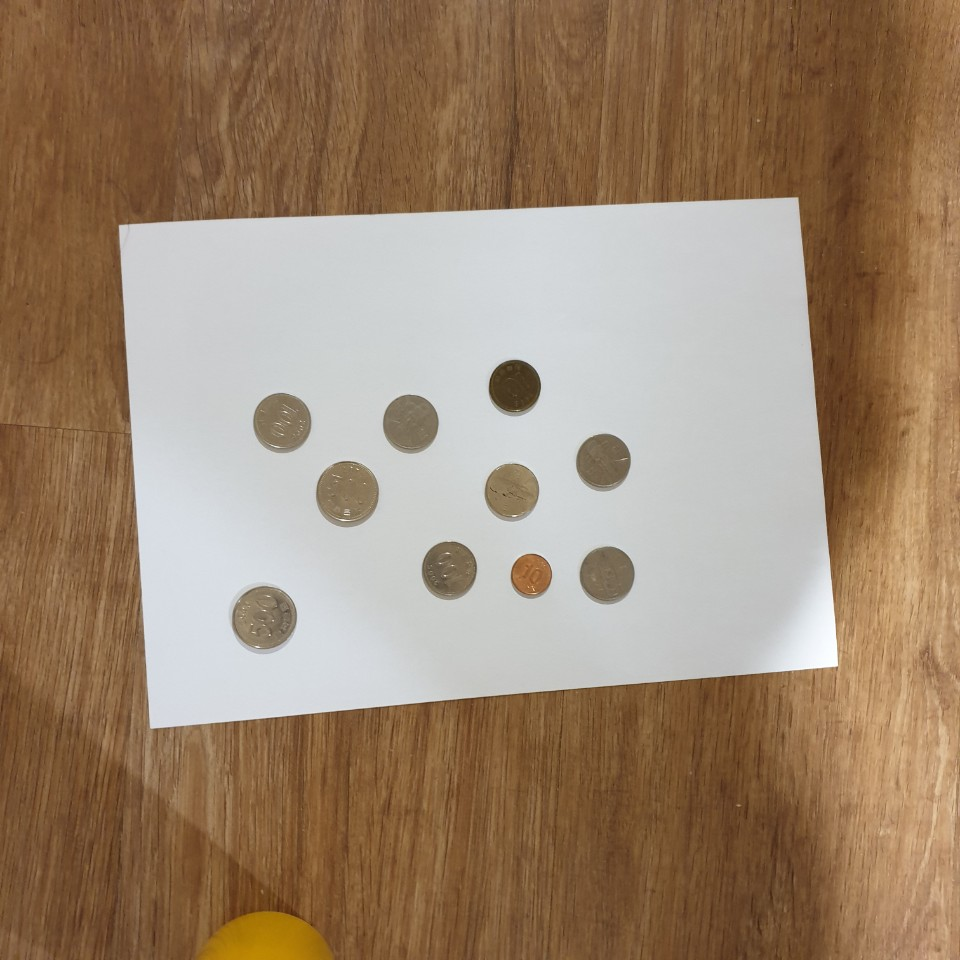
#> input picture images/money.jpg, 960 x 960 px
$ jupyter execute --allow-errors Final_01.ipynb   (older library calls are emulated)
#> lines starting #> are read from the running program, lines starting #| are printed output that depends on the picture; after the words box and inside, x2 and y2 are one past the last pixel; in counts of white or black regions, pixels touching at a corner belong together; long printed decimals are rounded
[cell 1]
import numpy as np
import cv2
from matplotlib import pyplot as plt

img = cv2.imread('./images/money.jpg')
#> img is the input picture: shape (960, 960, 3); mean B, G, R 110.7, 133.5, 156.5
img_ori = img.copy()
img_gray = cv2.cvtColor(img,cv2.COLOR_BGR2GRAY)
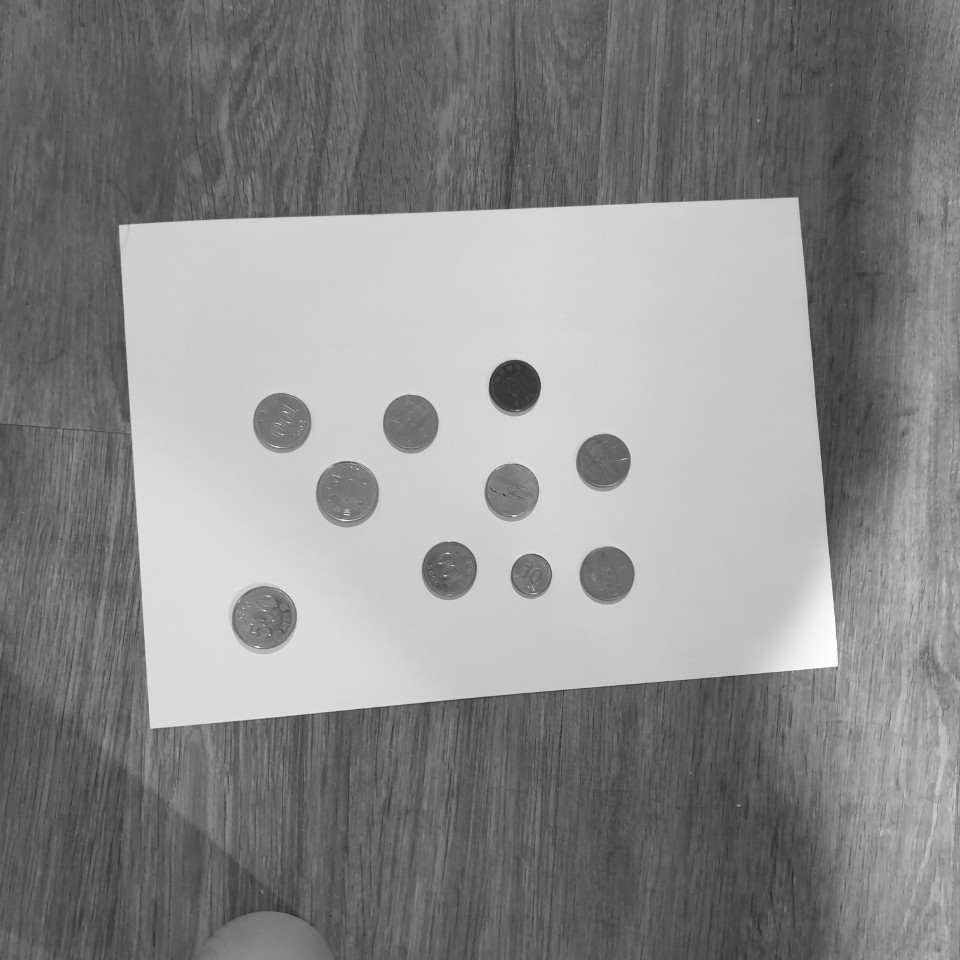
#> img_gray: shape (960, 960); min 41, max 255, mean 137.8

# Blurring

dst = cv2.bilateralFilter(img_gray, 10, 100, 100) # Bilateral Filtering
dst1 = cv2.GaussianBlur(dst, (5,5), 0)       # GaussianBlur
dst2 = cv2.medianBlur(dst1, 9)                # Median Blur


plt.figure(figsize=(12,12))
plt.subplot(121), plt.imshow(img_gray, cmap='gray'), plt.title('Gray Image'), plt.axis('off')
plt.subplot(122), plt.imshow(dst2, cmap='gray'), plt.title('Blurred Image'), plt.axis('off')
plt.show()
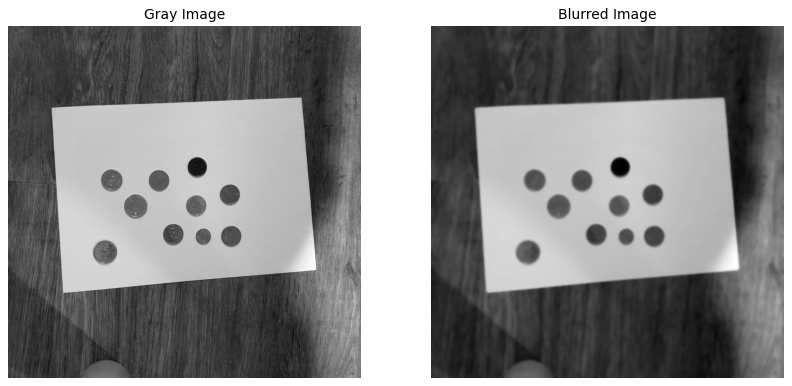
#> figure drawn by matplotlib, 2 panels

[cell 2]
binary_img = cv2.adaptiveThreshold(dst2, 255, cv2.ADAPTIVE_THRESH_GAUSSIAN_C, cv2.THRESH_BINARY_INV, 33, 5)
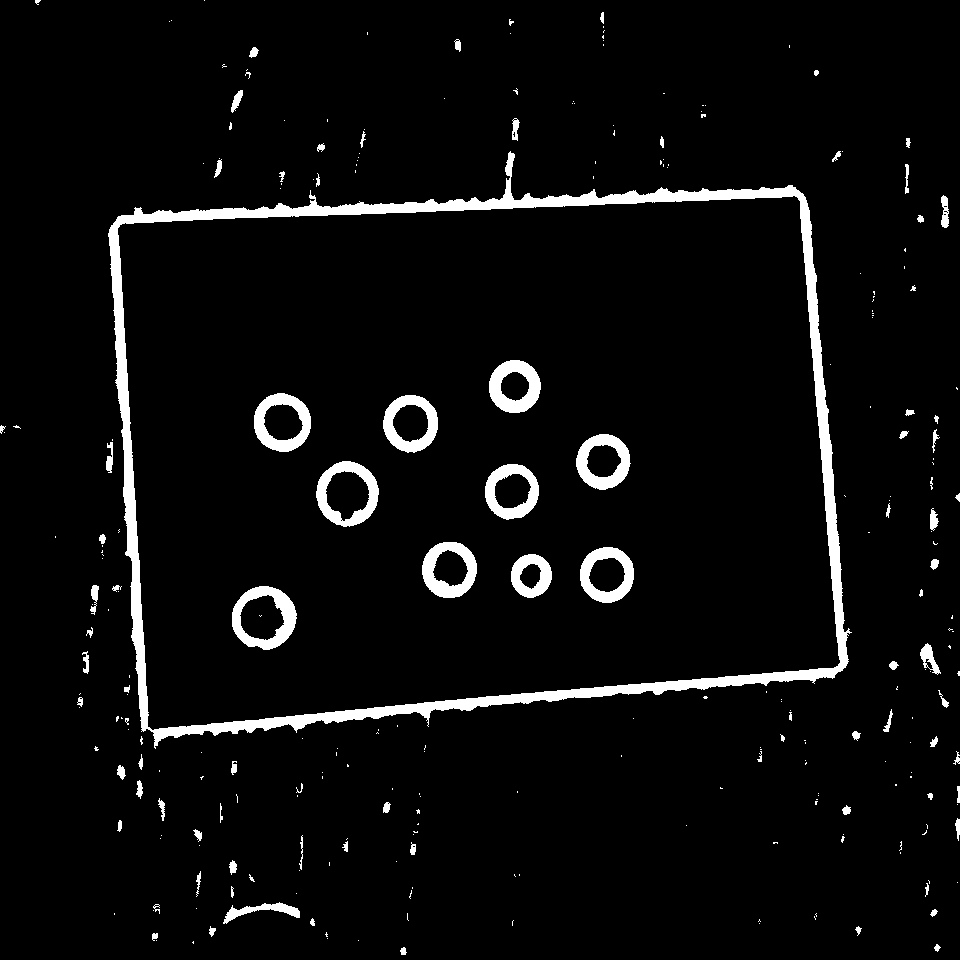
#> binary_img: shape (960, 960); 4.8% white; 276 white regions (187 under 20 px)
#binary_img = cv2.threshold(dst2, 170, 255, cv2.THRESH_BINARY_INV)

plt.figure(figsize=(8,8))
plt.imshow(binary_img, cmap='gray'), plt.title('Binary Image'), plt.axis('off')
plt.show()

[cell 3]
img, contour, hierarchy = cv2.findContours(binary_img,
                                            cv2.RETR_EXTERNAL,
                                            cv2.CHAIN_APPROX_SIMPLE)
#> contour = 265 contours, 208 with area under 20; largest, box (x1, y1, x2, y2) and area: (108, 151, 852, 749) 357506, (223, 902, 300, 924) 488, (920, 643, 941, 675) 286, (941, 195, 949, 228) 164, (231, 90, 243, 113) 110

img = img_ori.copy()

# Draw Contour with Blue
cv2.drawContours(img, contour, -1, (255,0,0), 5)
plt.figure()
plt.imshow(img)

[cell 4]
#print(len(contour[0]))
#print(len(contour[1]))
max = 0;
index = -1;
for i in range(len(contour)):
   # print(max,i)
    if(max<len(contour[i])):
        index = i
        max = len(contour[i])
        print(max, i)
#> this loop made 265 passes
#> max on passes 1, 9, 22, 23, 223: 14, 16, 17, 115, 1171
#| 14 0
#| 16 8
#| 17 21
#| 115 22
#| 1171 222
#> after the loop, index = 222; max = 1171

[cell 5]
cnt = contour[index]
#> cnt = contour of 1171 points, box (x1, y1, x2, y2) (108, 151, 852, 749), area 357506
cv2.drawContours(img, [cnt], 0, (255, 255, 0), 1)

epsilon1 = 0.1*cv2.arcLength(cnt, True)
#> epsilon1 = 293.4
approx1 = cv2.approxPolyDP(cnt, epsilon1, True)
#> approx1 = [[803, 194], [118, 216], [154, 747], [834, 677]]
cv2.drawContours(img, [approx1], 0, (0, 255, 0), 20)
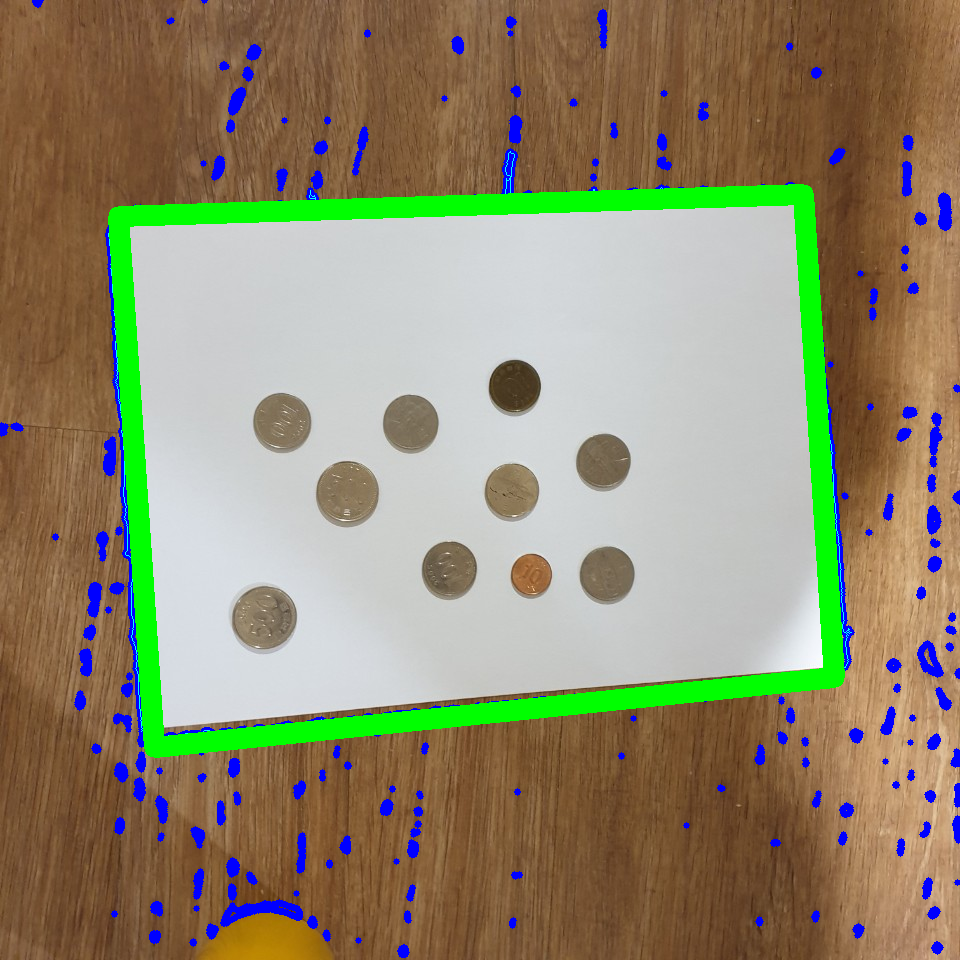
#> img: shape (960, 960, 3); mean B, G, R 110.6, 138, 144.6

plt.figure(figsize=(12,12))
plt.imshow(img)

[cell 6]
#만약 정상적으로 4개의 점을 찾지 못하면 threshold를 이용하여 재시도
if (len(approx1)!=4):
    ret_threshold, binary_img = cv2.threshold(dst2,
                                          170,
                                          255,
                                          cv2.THRESH_BINARY)

    img, contour, hierarchy = cv2.findContours(binary_img,
                                            cv2.RETR_EXTERNAL,
                                            cv2.CHAIN_APPROX_SIMPLE)

    img = img_ori.copy()

    max = 0;
    index = -1;
    for i in range(len(contour)):
   # print(max,i)         if(max<len(contour[i])):
            index = i
            max = len(contour[i])
            print(max, i)
            cnt=contour[index]

    cv2.drawContours(img, [cnt], 0, (255, 255, 0), 1)

    epsilon1 = 0.1*cv2.arcLength(cnt, True)
    approx1 = cv2.approxPolyDP(cnt, epsilon1, True)

    cv2.drawContours(img, [approx1], 0, (0, 255, 0), 20)
    plt.imshow(img)

else:
    pass

[cell 7]
approx_list = []
for i in range(8):
    vals = approx1.item(i)
    approx_list.append(vals)
#> this loop made 8 passes
#> vals on passes 1 to 8: 803, 194, 118, 216, 154, 747, 834, 677
#> after the loop, approx_list = [803, 194, 118, 216, 154, 747, 834, 677]

approx_list = np.array(approx_list)
pts1 = approx_list.reshape(4,-1).astype(np.float32)
#> pts1 = [[803, 194], [118, 216], [154, 747], [834, 677]]

print(pts1)
#| [[803. 194.]
#|  [118. 216.]
#|  [154. 747.]
#|  [834. 677.]]

[cell 8]
# import the necessary packages
import numpy as np
import cv2

def order_points(pts):
    rect = np.zeros((4, 2), dtype = "float32")

    s = pts.sum(axis = 1)
#> s = [997, 334, 901, 1511]
    rect[0] = pts[np.argmin(s)]
    rect[2] = pts[np.argmax(s)]

    diff = np.diff(pts, axis = 1)
#> diff = [-609, 98, 593, -157]
    rect[1] = pts[np.argmin(diff)]
    rect[3] = pts[np.argmax(diff)]

    return rect

[cell 9]
# [9 lines of commented-out code are left out]


pts1 = order_points(pts1)
#> pts1 = [[118, 216], [803, 194], [834, 677], [154, 747]]

import math
def distance(p0, p1):
    return math.sqrt((p0[0] - p1[0])**2 + (p0[1] - p1[1])**2)

dist0_1 = distance(pts1[0], pts1[1])
#> dist0_1 = 685.4
dist1_2 = distance(pts1[1], pts1[2])
#> dist1_2 = 484
print(dist0_1)
#| 685.353
print(dist1_2)
#| 483.994


if(dist0_1 > dist1_2):
    pts2 = np.float32([[0,0],[1189,0],[1189,841],[0,841]]) # 이 상태는 좌측하단, 우측상단, 우측하단, 좌측상단임
elif(dist0_1 < dist1_2):
    pts2 = np.float32([[1189,0],[1189,841],[0,841], [0,0]]) # 이 상태는 좌측상단, 우측상단, 우측하단, 좌측하단임


M = cv2.getPerspectiveTransform(pts1, pts2)
#> M = [[1.55, -0.105, -160.4], [0.0499, 1.55, -341.3], [-0.00013, 3.65e-06, 1]]
dst = cv2.warpPerspective(img, M, (1189, 841))
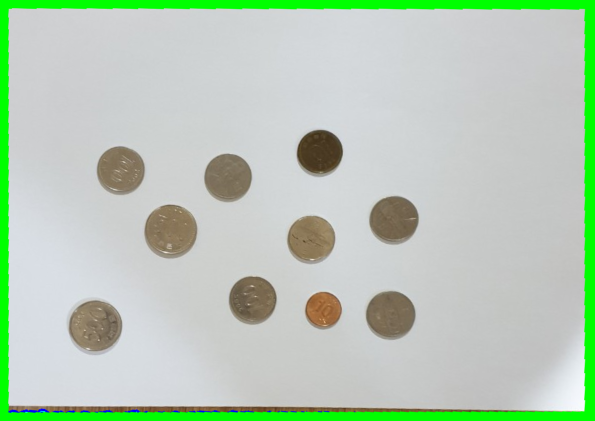
#> dst: shape (841, 1189, 3) (shown at 1/2 size); mean B, G, R 183.7, 202.9, 183.9

cv2.imshow('img',dst)
cv2.waitKey(0)
cv2.destroyAllWindows()

plt.figure(figsize=(12,12))
plt.subplot(121),plt.imshow(img),plt.title('image')
plt.subplot(122),plt.imshow(dst),plt.title('Perspective')
plt.show()
#> figure, not shown here; B, G, R data is drawn as R, G, B

# 이미지 저장하기
cv2.imwrite('done.jpg', dst)
#> Out = True

[cell 10]
pts1
#> Out = [[118, 216], [803, 194], [834, 677], [154, 747]]

[cell 11]
#원의 윤곽 부각되도록
image = dst
gray = cv2.cvtColor(image,cv2.COLOR_BGR2GRAY)
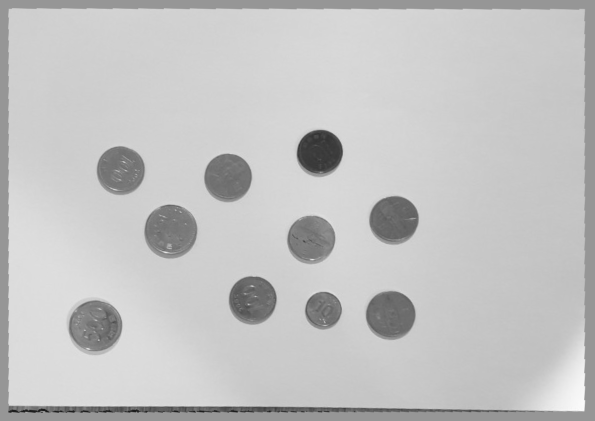
#> gray: shape (841, 1189) (shown at 1/2 size); min 29, max 253, mean 195
blur = cv2.medianBlur(gray, 3)
line = cv2.bilateralFilter(blur, 3, 30, 30) # Bilateral Filtering
cv2.imwrite('done.jpg', line)
#> Out = True

[cell 12]
overlap = cv2.imread('done.jpg', 0)            # Blur 처리해서 noise를 제거한다
#> overlap: shape (841, 1189); min 20, max 252, mean 194.6
cimg = cv2.cvtColor(overlap, cv2.COLOR_GRAY2BGR)


# 겹친 동전의 모양까지 원으로 검출하는 기준을 정의한다
circles = cv2.HoughCircles(overlap, cv2.HOUGH_GRADIENT, 1, 20, np.array([]), param1=150, param2=20, minRadius=15, maxRadius=60)
#> circles = [[240.5, 340.5, 48.2], [340.5, 462.5, 54.1], [780.5, 629.5, 49.2], [455.5, 354.5, 47.3], [622.5, 477.5, 47.4], [639.5, 303.5, 44.9], [788.5, 440.5, 49.3], [504.5, 602.5, 46.3], [645.5, 620.5, 37.1], [191.5, 651.5, 52.2]]
circles = np.uint16(circles)
#> circles = [[240, 340, 48], [340, 462, 54], [780, 629, 49], [455, 354, 47], [622, 477, 47], [639, 303, 44], [788, 440, 49], [504, 602, 46], [645, 620, 37], [191, 651, 52]]

[cell 13]
overlap = cv2.imread('done.jpg', 0)              # 위에서까지 실행한 이미지를 'done.jpg'라고 저장하고, overlap에 불러옴
overlap = cv2.medianBlur(overlap, 3)
cimg = cv2.cvtColor(overlap, cv2.COLOR_GRAY2BGR)


# 겹친 동전의 모양까지 원으로 검출하는 기준을 정의한다
circles = cv2.HoughCircles(overlap, cv2.HOUGH_GRADIENT, 1, 20, np.array([]), param1=150, param2=20, minRadius=10, maxRadius=60)
#> circles = [[240.5, 340.5, 48.2], [340.5, 462.5, 54.1], [454.5, 355.5, 48.3], [786.5, 440.5, 48], [189.5, 651.5, 51.2], [622.5, 477.5, 47.4], [503.5, 600.5, 47.9], [779.5, 629.5, 49.9], [637.5, 306.5, 46.8], [645.5, 621.5, 36.4]]
circles = np.uint16(np.around(circles))
#> circles = [[240, 340, 48], [340, 462, 54], [454, 356, 48], [786, 440, 48], [190, 652, 51], [622, 478, 47], [504, 600, 48], [780, 630, 50], [638, 306, 47], [646, 622, 36]]

fivehund = 0
onehund = 0
fifty = 0
ten = 0

# 위 조건에 맞춰 cimg에 원을 그린다
for circ in circles[0,:]:
    if circ[2] >= 50: #or circ[2] >= 38 or circ[2] >= 28:
        fivehund += 1
        cv2.circle(cimg, (circ[0], circ[1]), circ[2], (0,255,0) ,2)
    elif circ[2] >= 45: #or circ[2] >= 35 or circ[2] >= 25:
        onehund += 1
        cv2.circle(cimg, (circ[0], circ[1]), circ[2], (0,0,255) ,2)
    elif circ[2] >= 40: #or circ[2] >= 22:
        fifty += 1
        cv2.circle(cimg, (circ[0], circ[1]), circ[2], (0,0,0) ,2)
    else:
        ten += 1
        cv2.circle(cimg, (circ[0], circ[1]), circ[2], (255,0,0), 2)
#> this loop made 10 passes
#> (circ, ten) on pass 10: ([646, 622, 36], 1)
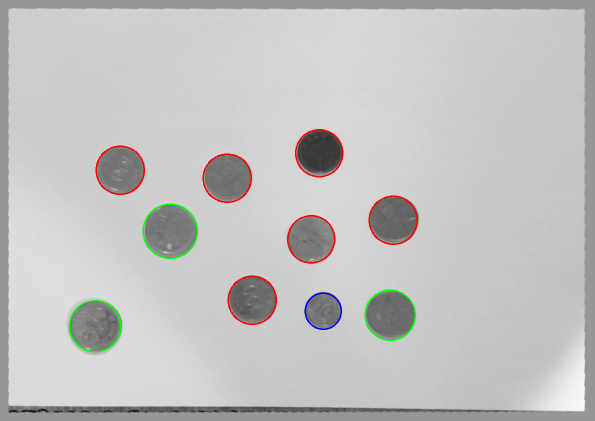
#> cimg: shape (841, 1189, 3) (shown at 1/2 size); mean B, G, R 193.3, 193.9, 194.6
#> after the loop, fifty = 0; fivehund = 3; onehund = 6; ten = 1


# 원형의 컨투어가 따인 cimg 출력
cv2.imshow('img', cimg)
cv2.waitKey(0)
cv2.destroyAllWindows()

plt.figure(figsize=(15,15))
plt.imshow(cimg)
plt.show()

[cell 14]
# 동전 좌표 확인하기

count = circles[0,:]        # 인식된 원의 개수를 count라고 지정한다
#> count has the same summary as circles
# len(count)
c_array = circles.reshape(len(count), -1)                      # 검출된 원의 개수를 행의 개수로 하는 배열을 array라고 지정한다
#> c_array has the same summary as circles
radiusSet = c_array[:,-1]
#> radiusSet = [48, 54, 48, 48, 51, 47, 48, 50, 47, 36]

print('\n(x좌표, y좌표, 반지름) 배열: \n', c_array)     # 여기서 x,y좌표는 원의 중심의 좌표를 의미함
#| (x좌표, y좌표, 반지름) 배열:
#|  [[240 340  48]
#|  [340 462  54]
#|  [454 356  48]
#|  [786 440  48]
#|  [190 652  51]
#|  [622 478  47]
#|  [504 600  48]
#|  [780 630  50]
#|  [638 306  47]
#|  [646 622  36]]
print('\n동전의 반지름 리스트: \n', radiusSet)
#| 동전의 반지름 리스트:
#|  [48 54 48 48 51 47 48 50 47 36]

[cell 15]
# 총액 계산하기

total = (500 * fivehund + 100 * onehund + 50 * fifty + 10 * ten)
#> total = 2110

print('500원: {} 개'.format(fivehund),
      '\n100원: {} 개'.format(onehund),
      '\n 50원: {} 개'.format(fifty),
      '\n 10원: {} 개'.format(ten))
#| 500원: 3 개
#| 100원: 6 개
#|  50원: 0 개
#|  10원: 1 개
print('동전 총합: {} 원'.format(total))
#| 동전 총합: 2110 원
